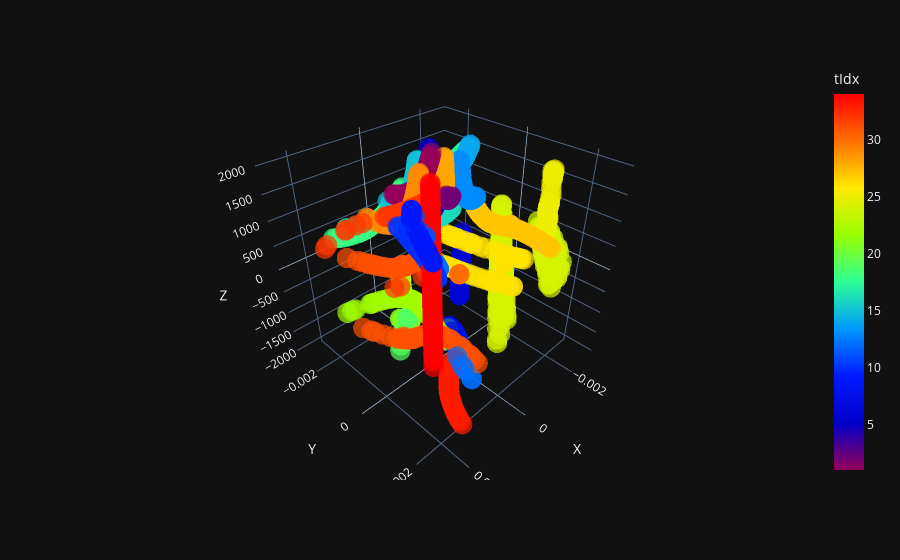

The cell this chart's notebook holds for it:
### Code cell
from src.logger.plotting_tools import shuffle_truth_colors
import pandas as pd
import plotly.express as px
tidx = g.ndata["particle_number"].view(-1,1)
X = uvz
Edep = torch.ones_like(xyz)[:,0]*0.005
data = {
    "X": X[:, 0].view(-1, 1).detach().cpu().numpy(),
    "Y": X[:, 1].view(-1, 1).detach().cpu().numpy(),
    "Z": X[:, 2].view(-1, 1).detach().cpu().numpy(),
    "tIdx": tidx.view(-1, 1).detach().cpu().numpy(),
    "features": Edep.view(-1, 1).detach().cpu().numpy(),
}
hoverdict = {}
# if hoverfeat is not None:
#     for j in range(hoverfeat.shape[1]):
#         hoverdict["f_" + str(j)] = hoverfeat[:, j : j + 1]
#     data.update(hoverdict)

# if nidx is not None:
#     data.update({"av_same": av_same})

df = pd.DataFrame(
    np.concatenate([data[k] for k in data], axis=1),
    columns=[k for k in data],
)
df["orig_tIdx"] = df["tIdx"]
# rdst = np.random.RandomState(1234567890)  # all the same
# shuffle_truth_colors(df, "tIdx", rdst)

# hover_data = ["orig_tIdx", "idx"] + [k for k in hoverdict.keys()]
# if nidx is not None:
#     hover_data.append("av_same")
fig = px.scatter_3d(
    df,
    x="X",
    y="Y",
    z="Z",
    color="tIdx",
    size = "features",
    # hover_data=hover_data,
    template="plotly_dark",
    color_continuous_scale=px.colors.sequential.Rainbow,
)
fig.update_traces(marker=dict(line=dict(width=0)))

### Figure 1 — Plotly figure (JSON) as saved in the notebook; plotly's stock layout.template omitted (floating-point values rounded to 4 significant figures; data arrays with more than 128 entries replaced by an {"elided": "..."} marker saying what was removed)
{"data": [{"hovertemplate": "X=%{x}<br>Y=%{y}<br>Z=%{z}<br>features=%{marker.size}<br>tIdx=%{marker.color}<extra></extra>", "legendgroup": "", "marker": {"color": {"elided": "2205 int values"}, "coloraxis": "coloraxis", "line": {"width": 0}, "size": {"elided": "2205 float values"}, "sizemode": "area", "sizeref": 1.25e-05, "symbol": "circle"}, "mode": "markers", "name": "", "scene": "scene", "showlegend": false, "type": "scatter3d", "x": {"elided": "2205 float values"}, "y": {"elided": "2205 float values"}, "z": {"elided": "2205 float values"}}], "layout": {"coloraxis": {"colorbar": {"title": {"text": "tIdx"}}, "colorscale": [[0, "rgb(150,0,90)"], [0.125, "rgb(0,0,200)"], [0.25, "rgb(0,25,255)"], [0.375, "rgb(0,152,255)"], [0.5, "rgb(44,255,150)"], [0.625, "rgb(151,255,0)"], [0.75, "rgb(255,234,0)"], [0.875, "rgb(255,111,0)"], [1, "rgb(255,0,0)"]]}, "legend": {"itemsizing": "constant", "tracegroupgap": 0}, "margin": {"t": 60}, "scene": {"domain": {"x": [0, 1], "y": [0, 1]}, "xaxis": {"title": {"text": "X"}}, "yaxis": {"title": {"text": "Y"}}, "zaxis": {"title": {"text": "Z"}}}}}
